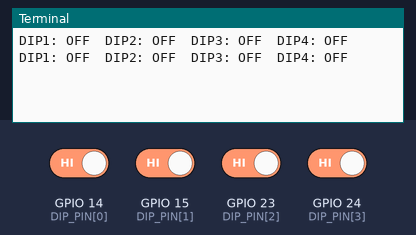
Simulated run of this program. Board: Raspberry Pi (BCM pin numbers). Shown: the last lines printed to the terminal. Inputs (shaded band) come from the test bench; at power-on: GPIO 14 (DIP_PIN[0]), GPIO 15 (DIP_PIN[1]), GPIO 23 (DIP_PIN[2]), GPIO 24 (DIP_PIN[3]) HIGH. The interpreter's speed is modelled, so counts of loop turns are approximate.

Above: at 1.2 s.
1.3 s: GPIO 14 (DIP_PIN[0]) driven LOW
At 2.3 s:
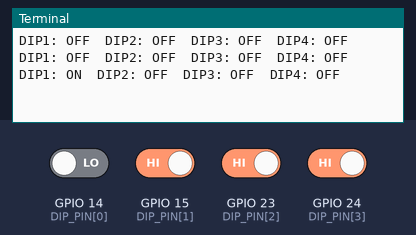
3.5 s: GPIO 15 (DIP_PIN[1]) driven LOW
At 4.8 s:
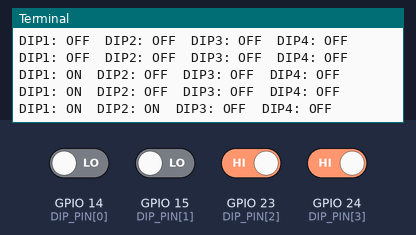
5.5 s: GPIO 23 (DIP_PIN[2]) driven LOW
At 6.6 s:
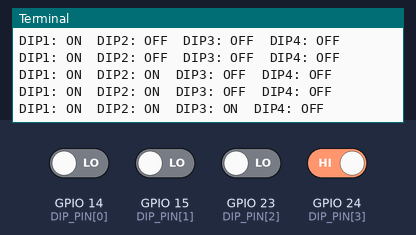
7.5 s: GPIO 24 (DIP_PIN[3]) driven LOW
At 8.8 s:
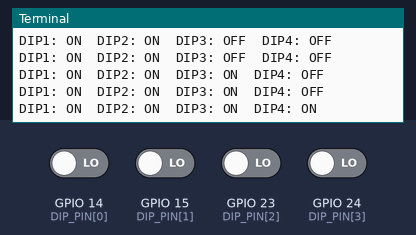
9.5 s: GPIO 14 (DIP_PIN[0]) driven HIGH
At 10.8 s:
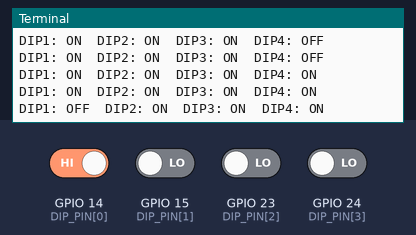
11.5 s: GPIO 15 (DIP_PIN[1]) driven HIGH
At 12.5 s:
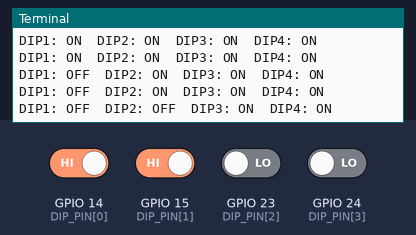

The program:

switch_dip.py
```python
import wiringpi as pi
import time

DIP_PIN = [14, 15, 23, 24]

STATE = ["ON", "OFF"]

dip = [0, 0, 0, 0]

pi.wiringPiSetupGpio()

for i in DIP_PIN:
    pi.pinMode(i, pi.INPUT)
    pi.pullUpDnControl(i, pi.PUD_UP)

while True:
    i = 0
    while i < len(DIP_PIN):
        dip[i] = pi.digitalRead(DIP_PIN[i])
        i = i + 1
    print("DIP1:", STATE[ dip[0] ], " DIP2:", STATE[ dip[1] ], " DIP3:", STATE[ dip[2] ], " DIP4:", STATE[ dip[3] ])
    time.sleep(1)
```

Measured:
- after the input at 1.3 s, the terminal: prints a new line after 0.70 s (image 1)
- after the input at 3.5 s, the terminal: prints a new line after 0.50 s (image 2)
- after the input at 5.5 s, the terminal: prints a new line after 0.50 s (image 3)
- after the input at 7.5 s, the terminal: prints a new line after 0.50 s (image 4)
- after the input at 9.5 s, the terminal: prints a new line after 0.51 s (image 5)
- after the input at 11.5 s, the terminal: prints a new line after 0.51 s (image 6)
